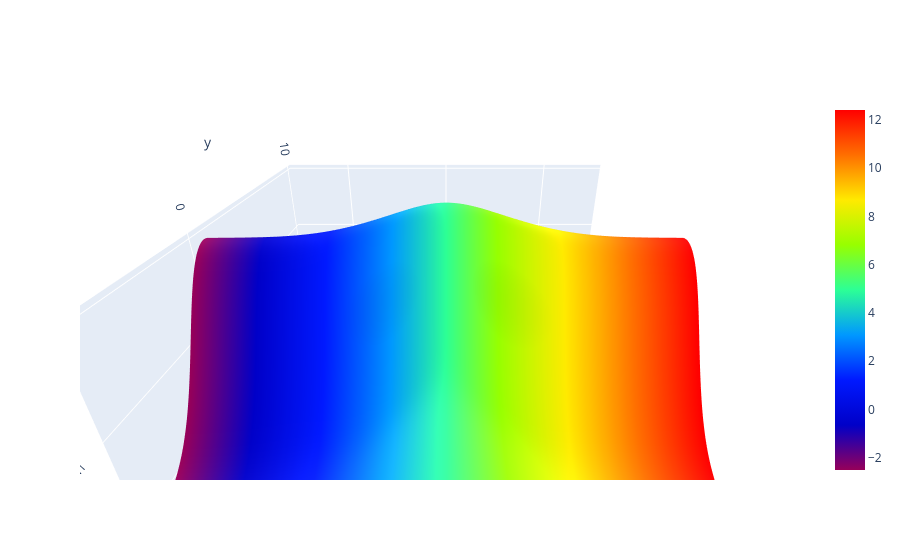

The notebook cell this image was saved under:
### Code cell
fig = go.Figure(data=[go.Surface(z=Z.T, y=Y,x=X,surfacecolor = X, colorscale=px.colors.sequential.Rainbow)] )#coloraxis

fig.update_layout(
        scene = {
            "xaxis": {"nticks": 5},
            "yaxis": {"nticks": 3},
            "zaxis": {"nticks": 3},
            'camera_eye': {"x": 0, "y": -1, "z": 0.5},
            "aspectratio": {"x": 1, "y": 1, "z": 0.4}
        })
#fig.add_hline(y=0, z=0)

#fig.add_scatter3d(x=np.array([0,0]), y = np.array([0,0]), z = np.array([0,0.5]), mode='lines', marker_colorbar_bordercolor='black' ) #,width=2 
#fig.update_traces(opacity=0.9, selector=dict(type='surface'))
fig.show()

### Figure 1 — Plotly figure (JSON) as saved in the notebook; plotly's stock layout.template omitted (floating-point values rounded to 4 significant figures; data arrays with more than 128 entries replaced by an {"elided": "..."} marker saying what was removed)
{"data": [{"colorscale": [[0, "rgb(150,0,90)"], [0.125, "rgb(0,0,200)"], [0.25, "rgb(0,25,255)"], [0.375, "rgb(0,152,255)"], [0.5, "rgb(44,255,150)"], [0.625, "rgb(151,255,0)"], [0.75, "rgb(255,234,0)"], [0.875, "rgb(255,111,0)"], [1, "rgb(255,0,0)"]], "surfacecolor": {"elided": "150x150 float values"}, "type": "surface", "x": {"elided": "150x150 float values"}, "y": {"elided": "150x150 float values"}, "z": {"elided": "150x150 float values"}}], "layout": {"scene": {"aspectratio": {"x": 1, "y": 1, "z": 0.4}, "camera": {"eye": {"x": 0, "y": -1, "z": 0.5}}, "xaxis": {"nticks": 5}, "yaxis": {"nticks": 3}, "zaxis": {"nticks": 3}}}}
